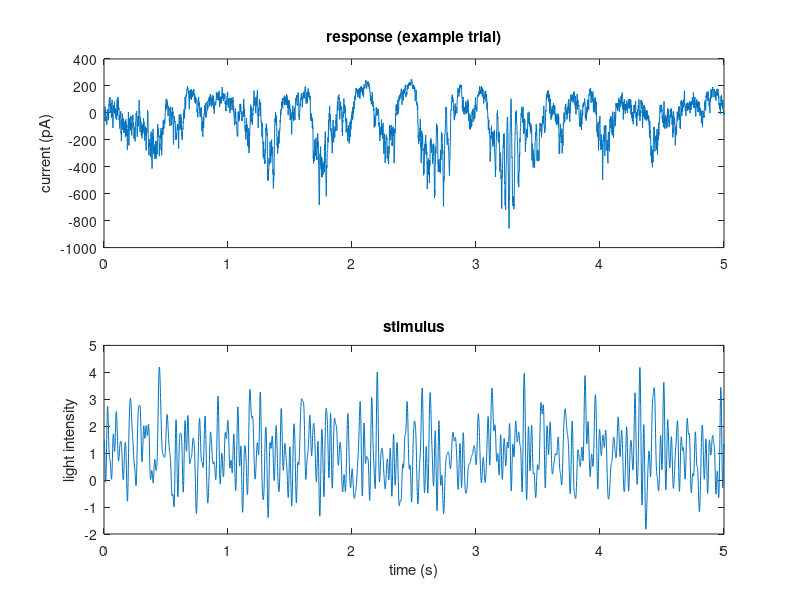

The MATLAB script that drew this image: (Note: this script raises an error after producing the figure.)
%% CascadeGraph Demo: Linear-Nonlinear Models
% This script introduces basic functionality of CascadeGraph. We will implement
% a simple two-stage linear-nonlinear (LN) cascade model to predict a visual
% neuron's response to a white-noise light stimulus. We'll do this in a few
% different ways to illustrate some of the options available.
% 
% A LN model consists of a linear filter and a nonlinearity in series. The goal
% is to pick the filter and nonlinearity such that, given some stimulus, the
% model produces a good prediction of the neuron's response. Even such a simple
% model can achieve impressive predictive power when the statistics of the noise
% stimulus, like mean and variance, are held stationary.

%% Set constant settings

clear; close all;

SETTINGS.frequencyCutoff  = 20;

% for filter:
SETTINGS.filterPts        = 1250;  % length of ONE SIDE of filter (causal or anti-causal side)
SETTINGS.useAnticausal    = false;
SETTINGS.correctStimPower = false;

% for nonlinearity:
SETTINGS.numBins          = 100;
SETTINGS.binningType      = 'equalN';

% for polynomial fit of nonlinearity:
SETTINGS.polyFitDegree    = 3;

%% Load data
% We start with some example data containing electrical responses recorded in a
% visual neuron while a noisy light stimulus was presented. We load matrices
% containing the stimulus and the response, where each row contains data from a
% single trial.

addpath([pwd '/util']);
S = load('exampleData.mat');

% Split data into training and test sets (80/20 split)
response = S.response(1:16,:);
stimulus = S.stimulus(1:16,:);
responseTestSet = S.response(17:20,:);
stimulusTestSet = S.stimulus(17:20,:);
samplingInterval = S.samplingInterval;

% Time vectors for plotting
tFilter = ((1:SETTINGS.filterPts) * samplingInterval)';
tTrial  = ((1:length(response)) * samplingInterval)';

% Visualize example trial
subplot(2,1,1); plot(tTrial, response(1,:));
title('response (example trial)'); ylabel('current (pA)');
subplot(2,1,2); plot(tTrial, stimulus(1,:));
title('stimulus'); xlabel('time (s)'); ylabel('light intensity');

%% Filter out high-frequency noise

response = applyFrequencyCutoff(response, SETTINGS.frequencyCutoff, samplingInterval);

%% Compute filter
% Because the stimulus is gaussian white noise, the best filter can be computed
% using a cross-correlation between stimulus and response:

[filterCausal, filterAnticausal] = computeFilter(stimulus, response, SETTINGS.filterPts, ...
    SETTINGS.correctStimPower, SETTINGS.frequencyCutoff, samplingInterval);

if SETTINGS.useAnticausal
    filter = [filterCausal filterAnticausal];
else
    filter = filterCausal;
end
filter = filter/max(abs(filter));
clear filterCausal filterAnticausal

%% Compute model prediction (without computation graph)
% The real power of CascadeGraph is in building models in a graph, where nodes
% are computational elements and edges control the flow of data. However,
% because LN models only contain two computational elements it's worth getting
% started by writing out the model without the graph representation.

% Filter stimulus with filter computed earlier
generatorSignal = convolveFilterWithStim(filter, stimulus, SETTINGS.useAnticausal);

% Sample the input-output relationship between the filtered stimulus and the
% target response, and use polynomial curve fitting to describe the curve.
[nlX, nlY] = sampleNl(generatorSignal, response, SETTINGS.numBins, SETTINGS.binningType); 
[polyfitResults.coeff, ~, polyfitResults.mu] = polyfit(nlX, nlY, SETTINGS.polyFitDegree);

% Now we have our filter and nonlinearity. Compute prediction on test data.
generatorSignal = convolveFilterWithStim(filter, stimulusTestSet, SETTINGS.useAnticausal);
prediction = polyval(polyfitResults.coeff, generatorSignal, [], polyfitResults.mu);

% Evaluate performance
rSquared = computeVarianceExplained(prediction, responseTestSet);
rSquaredAll = computeVarianceExplained(reshape(prediction',1,[]), reshape(responseTestSet',1,[]));
disp(['Overall R^2: ' num2str(rSquaredAll) '   Mean R^2: ' num2str(mean(rSquared))])

% Plot
figure; subplot(2,1,1);
plot(tFilter, filter);
xlabel('time (s)');
title('filter');

subplot(2,1,2); hold on;
plot(nlX, nlY, 'ko');
plot(nlX, polyval(polyfitResults.coeff, nlX, [], polyfitResults.mu));
xlabel('filtered stimulus value'); ylabel('output (pA)');
title('nonlinearity');

figure; hold on;
plot(tTrial, responseTestSet(1,:));
plot(tTrial, prediction(1,:), 'linewidth', 2);
xlabel('time (s)'); ylabel('current (pA)');

%% Compute model prediction (with computation graph)
% Now let's do the same thing, but this time using node objects that represent
% the two stages. In addition to the nodes representing the filter and
% nonlinearity, we create a node that stores the stimulus and place it upstream
% of the filter node. The graph then has everything necessary to run the model.
% 
% To keep things interesting, we'll compare LN models that use two different
% methods of fitting the nonlinearity: polynomial and sigmoid. We'll use
% different node classes for these. In this particular case the two node types
% can be placed in the same graph without affecting each other.
% 
% Each of the nonlinearity nodes contains parameters that define the form of the
% nonlinearity, and these parameters must be optimized. This is done for each
% nonlinearity separately using the optimizeParams() method.

dataNodeInstance = DataNode(stimulusTestSet);
filterNodeInstance = FilterNode(filter, SETTINGS.useAnticausal);
filterNodeInstance.upstream.add(dataNodeInstance);

% Try polynomial fit nonlinearity
polyfitNlNodeInstance = PolyfitNlNode();
polyfitNlNodeInstance.optimizeParams(nlX, nlY, SETTINGS.polyFitDegree);
polyfitNlNodeInstance.upstream.add(filterNodeInstance);

predictionPolyfitNl = polyfitNlNodeInstance.processUpstream();

% Try sigmoid nonlinearity
sigmoidNlNodeInstance = SigmoidNlNode();
sigmoidNlNodeInstance.optimizeParams(nlX, nlY);
sigmoidNlNodeInstance.upstream.add(filterNodeInstance);

predictionSigmoidNl = sigmoidNlNodeInstance.processUpstream();

% Evaluate performance
rSquaredAllPoly = computeVarianceExplained(...
    reshape(predictionPolyfitNl',1,[]), reshape(responseTestSet',1,[]));
rSquaredAllSig  = computeVarianceExplained(...
    reshape(predictionSigmoidNl',1,[]), reshape(responseTestSet',1,[]));
disp(['PolyFit - Overall R^2: ' num2str(rSquaredAllPoly)])
disp(['Sigmoid - Overall R^2: ' num2str(rSquaredAllSig)])

% Plot
figure; subplot(2,1,1); 
plot(tFilter, filter);
xlabel('time (s)');
title('filter');

subplot(2,1,2); hold on;
plot(nlX, nlY, 'ko');
plot(nlX, polyfitNlNodeInstance.process(nlX));
plot(nlX, sigmoidNlNodeInstance.process(nlX));
xlabel('filtered stimulus value'); ylabel('output (pA)');
title('nonlinearity');

%% Jointly fit parameterized filter and nonlinearity
% In the previous example, the nodes that require optmization are optimized
% separately. But often we need to optimize two or more components jointly, such
% as when multiple parameterized components need to be optimized and the
% paremeters of one component influence the optimal parameters of the others.
% 
% To jointly optimize multiple nodes, build a graph with these nodes inside
% another node object, a "hyper-node", which stores the graph and all the free
% parameters needed to define the contained nodes. The parameters are then
% optimized together within that node, as with any parameterized node. We have
% now encountered all three of the core abstract node classes: All nodes are
% ModelNodes, some ModelNodes are ParameterizedNodes, and some
% ParameterizedNodes are HyperNodes. Subclasses of HyperNode inherit (from
% ParameterizedNode) the machinery to optimize free params, such as the method
% optimizeParams().
% 
% In this example, instead of using the filter computed by cross-correlation we
% will use a parameterized filter and optimize it jointly with a sigmoid
% nonlinearity. The filter and nonlinearity nodes are instantiated in an
% instance of a node class called LnHyperNode. (Note: The hyper-node should
% contain a graph that includes all nodes being jointly optimized, but it
% doesn't need to contain the entire model. For instance, in this example the
% DataNode that stores the stimulus remains outside the hyper node and is
% referenced in the hypernode's "upstream" field.)

stimNode = DataNode(stimulus);
model = LnHyperNode();
model.upstream.add(stimNode);
model.dt_stored = samplingInterval;

% Initialize hyper node params
p0 = [5
      3
      0.1
      11
      800
      800
      0.001
      0.001
      -600];

% Optimize hyper node params
optimIters = 5;
for ii = 1:optimIters
    model.optimizeParams(p0, stimulus, response, samplingInterval);
    p0 = model.getFreeParams;
    
    % Compute prediction
    prediction = model.processUpstream();
    
    rSquaredAll = computeVarianceExplained(reshape(prediction',1,[]), reshape(response',1,[]));
    disp(['Parameterized LN training iter ' num2str(ii) ' R^2: ' num2str(rSquaredAll)])
end

% Compute test prediction
stimNode.data = stimulusTestSet;
prediction = model.processUpstream();

% Evaluate and visualize
rSquaredAll  = computeVarianceExplained(...
    reshape(prediction',1,[]), reshape(responseTestSet',1,[]));
disp(['Overall test R^2: ' num2str(rSquaredAllSig)])

figure; subplot(2,1,1);
plot(tFilter, model.subnodes.filter.getFilter(SETTINGS.filterPts, samplingInterval), 'linewidth', 2);
xlabel('time (s)');
title('filter');

generatorSignal = model.subnodes.filter.process(stimNode.data, samplingInterval);
[nlX, nlY] = sampleNl(generatorSignal, responseTestSet, SETTINGS.numBins, SETTINGS.binningType);
subplot(2,1,2); hold on;
plot(nlX, model.subnodes.nonlinearity.process(nlX), 'linewidth', 2);
plot(nlX, nlY, '.');
xlabel('filtered stimulus value'); ylabel('output (pA)');
title('nonlinearity');

%% Try experimenting with more complicated models
% The examples in this demo require only a few nodes and a simple chaining of
% model stages. But because each node can have multiple parents and children, it
% is possible to build larger graphs with more complicated structure. Try
% building a more ambitious model for your use case. Keep in mind that currently
% CascadeGraph does not handle cycles in the model graph, meaning the package
% would need to be extended to incorporate feedback or closed-loop simulations.
